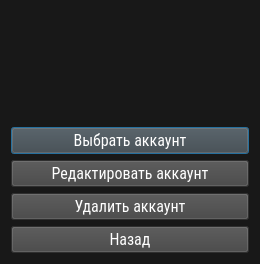
<?xml version="1.0" encoding="UTF-8"?>
<ui version="4.0">
 <class>Dialog</class>
 <widget class="QDialog" name="Dialog">
  <property name="geometry">
   <rect>
    <x>0</x>
    <y>0</y>
    <width>260</width>
    <height>264</height>
   </rect>
  </property>
  <property name="sizePolicy">
   <sizepolicy hsizetype="Expanding" vsizetype="Expanding">
    <horstretch>0</horstretch>
    <verstretch>0</verstretch>
   </sizepolicy>
  </property>
  <property name="minimumSize">
   <size>
    <width>260</width>
    <height>0</height>
   </size>
  </property>
  <property name="windowTitle">
   <string>Выбор аккаунта</string>
  </property>
  <property name="styleSheet">
   <string notr="true">background-color:  rgb(24, 24, 24);</string>
  </property>
  <property name="sizeGripEnabled">
   <bool>false</bool>
  </property>
  <layout class="QVBoxLayout" name="verticalLayout">
   <item>
    <widget class="QListView" name="listView">
     <property name="font">
      <font>
       <family>Roboto Condensed</family>
       <pointsize>16</pointsize>
      </font>
     </property>
     <property name="styleSheet">
      <string notr="true">QListView::item {margin: 2px 0; color: rgb(255, 255, 255); }; background-color:  rgb(24, 24, 24);</string>
     </property>
     <property name="frameShape">
      <enum>QFrame::NoFrame</enum>
     </property>
     <property name="frameShadow">
      <enum>QFrame::Plain</enum>
     </property>
    </widget>
   </item>
   <item>
    <widget class="QPushButton" name="choiceAccButton">
     <property name="font">
      <font>
       <family>Roboto Condensed</family>
       <pointsize>12</pointsize>
      </font>
     </property>
     <property name="styleSheet">
      <string notr="true">background-color: rgb(66, 66, 66);
color: rgb(255, 255, 255);</string>
     </property>
     <property name="text">
      <string>Выбрать аккаунт</string>
     </property>
    </widget>
   </item>
   <item>
    <widget class="QPushButton" name="editAccButton">
     <property name="font">
      <font>
       <family>Roboto Condensed</family>
       <pointsize>12</pointsize>
      </font>
     </property>
     <property name="styleSheet">
      <string notr="true">background-color: rgb(66, 66, 66);
color: rgb(255, 255, 255);</string>
     </property>
     <property name="text">
      <string>Редактировать аккаунт</string>
     </property>
    </widget>
   </item>
   <item>
    <widget class="QPushButton" name="deleteButton">
     <property name="font">
      <font>
       <family>Roboto Condensed</family>
       <pointsize>12</pointsize>
      </font>
     </property>
     <property name="styleSheet">
      <string notr="true">background-color: rgb(66, 66, 66);
color: rgb(255, 255, 255);</string>
     </property>
     <property name="text">
      <string>Удалить аккаунт</string>
     </property>
    </widget>
   </item>
   <item>
    <widget class="QPushButton" name="backButton">
     <property name="font">
      <font>
       <family>Roboto Condensed</family>
       <pointsize>12</pointsize>
      </font>
     </property>
     <property name="styleSheet">
      <string notr="true">background-color: rgb(66, 66, 66);
color: rgb(255, 255, 255);</string>
     </property>
     <property name="text">
      <string>Назад</string>
     </property>
    </widget>
   </item>
  </layout>
 </widget>
 <resources/>
 <connections>
  <connection>
   <sender>backButton</sender>
   <signal>clicked()</signal>
   <receiver>Dialog</receiver>
   <slot>close()</slot>
   <hints>
    <hint type="sourcelabel">
     <x>129</x>
     <y>377</y>
    </hint>
    <hint type="destinationlabel">
     <x>129</x>
     <y>199</y>
    </hint>
   </hints>
  </connection>
 </connections>
</ui>
